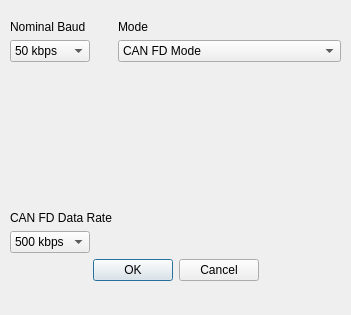
<?xml version="1.0" encoding="UTF-8"?>
<ui version="4.0">
 <class>ConfigDialog</class>
 <widget class="QDialog" name="ConfigDialog">
  <property name="geometry">
   <rect>
    <x>0</x>
    <y>0</y>
    <width>351</width>
    <height>315</height>
   </rect>
  </property>
  <property name="windowTitle">
   <string>Configure Hardware</string>
  </property>
  <widget class="QWidget" name="layoutWidget">
   <property name="geometry">
    <rect>
     <x>10</x>
     <y>20</y>
     <width>331</width>
     <height>261</height>
    </rect>
   </property>
   <layout class="QVBoxLayout" name="verticalLayout">
    <item>
     <layout class="QFormLayout" name="formLayout">
      <item row="0" column="0">
       <widget class="QLabel" name="label">
        <property name="text">
         <string>Nominal Baud</string>
        </property>
       </widget>
      </item>
      <item row="0" column="1">
       <widget class="QLabel" name="label_3">
        <property name="text">
         <string>Mode</string>
        </property>
       </widget>
      </item>
      <item row="1" column="0">
       <widget class="QComboBox" name="nominalBaudComboBox">
        <item>
         <property name="text">
          <string>50 kbps</string>
         </property>
        </item>
        <item>
         <property name="text">
          <string>100 kbps</string>
         </property>
        </item>
        <item>
         <property name="text">
          <string>125 kbps</string>
         </property>
        </item>
        <item>
         <property name="text">
          <string>250 kbps</string>
         </property>
        </item>
        <item>
         <property name="text">
          <string>500 kbps</string>
         </property>
        </item>
        <item>
         <property name="text">
          <string>800 kbps</string>
         </property>
        </item>
        <item>
         <property name="text">
          <string>1 Mbps</string>
         </property>
        </item>
       </widget>
      </item>
      <item row="1" column="1">
       <widget class="QComboBox" name="modeComboBox">
        <item>
         <property name="text">
          <string>CAN FD Mode</string>
         </property>
        </item>
        <item>
         <property name="text">
          <string>CAN 2.0 Mode</string>
         </property>
        </item>
        <item>
         <property name="text">
          <string>Listen Only Mode</string>
         </property>
        </item>
        <item>
         <property name="text">
          <string>Restricted Mode</string>
         </property>
        </item>
        <item>
         <property name="text">
          <string>Internal Loopback Mode</string>
         </property>
        </item>
        <item>
         <property name="text">
          <string>External Loopback Mode</string>
         </property>
        </item>
        <item>
         <property name="text">
          <string>Config Mode</string>
         </property>
        </item>
       </widget>
      </item>
      <item row="3" column="0">
       <widget class="QLabel" name="label_2">
        <property name="text">
         <string>CAN FD Data Rate</string>
        </property>
       </widget>
      </item>
      <item row="4" column="0">
       <widget class="QComboBox" name="dataBaudComboBox">
        <item>
         <property name="text">
          <string>500 kbps</string>
         </property>
        </item>
        <item>
         <property name="text">
          <string>1 Mbps</string>
         </property>
        </item>
        <item>
         <property name="text">
          <string>2 Mbps</string>
         </property>
        </item>
        <item>
         <property name="text">
          <string>5 Mbps</string>
         </property>
        </item>
        <item>
         <property name="text">
          <string>8 Mbps</string>
         </property>
        </item>
       </widget>
      </item>
      <item row="2" column="0" colspan="2">
       <spacer name="verticalSpacer">
        <property name="orientation">
         <enum>Qt::Vertical</enum>
        </property>
        <property name="sizeHint" stdset="0">
         <size>
          <width>20</width>
          <height>60</height>
         </size>
        </property>
       </spacer>
      </item>
     </layout>
    </item>
    <item>
     <widget class="QDialogButtonBox" name="buttonBox">
      <property name="orientation">
       <enum>Qt::Horizontal</enum>
      </property>
      <property name="standardButtons">
       <set>QDialogButtonBox::Cancel|QDialogButtonBox::Ok</set>
      </property>
      <property name="centerButtons">
       <bool>true</bool>
      </property>
     </widget>
    </item>
   </layout>
  </widget>
 </widget>
 <resources/>
 <connections>
  <connection>
   <sender>buttonBox</sender>
   <signal>accepted()</signal>
   <receiver>ConfigDialog</receiver>
   <slot>accept()</slot>
   <hints>
    <hint type="sourcelabel">
     <x>248</x>
     <y>254</y>
    </hint>
    <hint type="destinationlabel">
     <x>157</x>
     <y>274</y>
    </hint>
   </hints>
  </connection>
  <connection>
   <sender>buttonBox</sender>
   <signal>rejected()</signal>
   <receiver>ConfigDialog</receiver>
   <slot>reject()</slot>
   <hints>
    <hint type="sourcelabel">
     <x>316</x>
     <y>260</y>
    </hint>
    <hint type="destinationlabel">
     <x>286</x>
     <y>274</y>
    </hint>
   </hints>
  </connection>
 </connections>
</ui>
